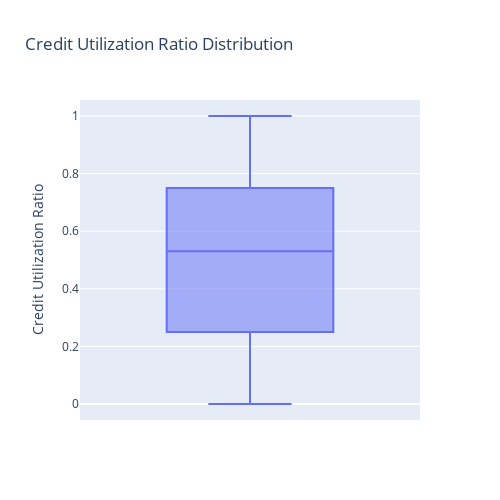

Notebook cell for this chart:
### Code cell
credit_utilization_fig = px.box(df, y='Credit Utilization Ratio',
                                title='Credit Utilization Ratio Distribution')
credit_utilization_fig.update_layout(width=500, height=500)
credit_utilization_fig.show()

### Figure 1 — Plotly figure (JSON) as saved in the notebook; plotly's stock layout.template omitted (floating-point values rounded to 4 significant figures; data arrays with more than 128 entries replaced by an {"elided": "..."} marker saying what was removed)
{"data": [{"alignmentgroup": "True", "hovertemplate": "Credit Utilization Ratio=%{y}<extra></extra>", "legendgroup": "", "marker": {"color": "#636efa"}, "name": "", "notched": false, "offsetgroup": "", "orientation": "v", "showlegend": false, "type": "box", "x0": " ", "xaxis": "x", "y": {"elided": "1000 float values"}, "y0": " ", "yaxis": "y"}], "layout": {"boxmode": "group", "height": 500, "legend": {"tracegroupgap": 0}, "title": {"text": "Credit Utilization Ratio Distribution"}, "width": 500, "xaxis": {"anchor": "y", "autorange": true, "domain": [0, 1], "range": [-0.5, 0.5], "type": "category"}, "yaxis": {"anchor": "x", "autorange": true, "domain": [0, 1], "range": [-0.05556, 1.056], "title": {"text": "Credit Utilization Ratio"}, "type": "linear"}}}
